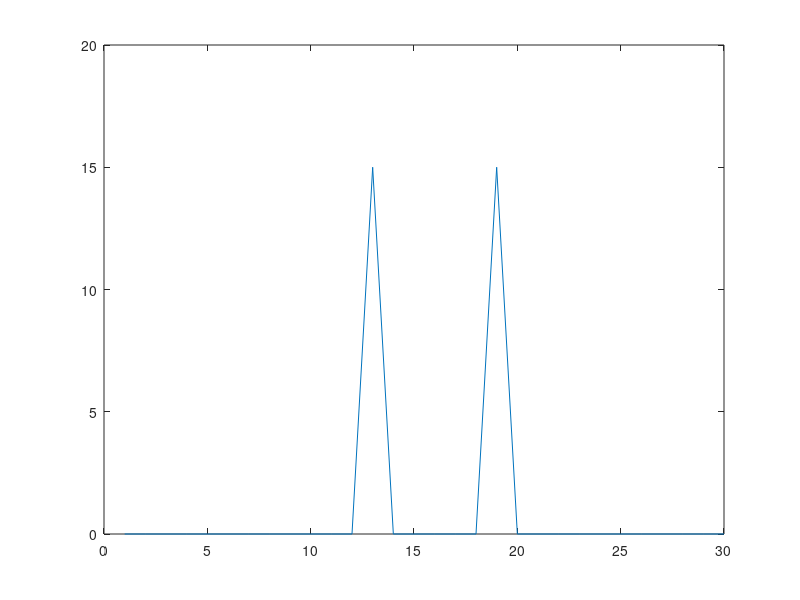
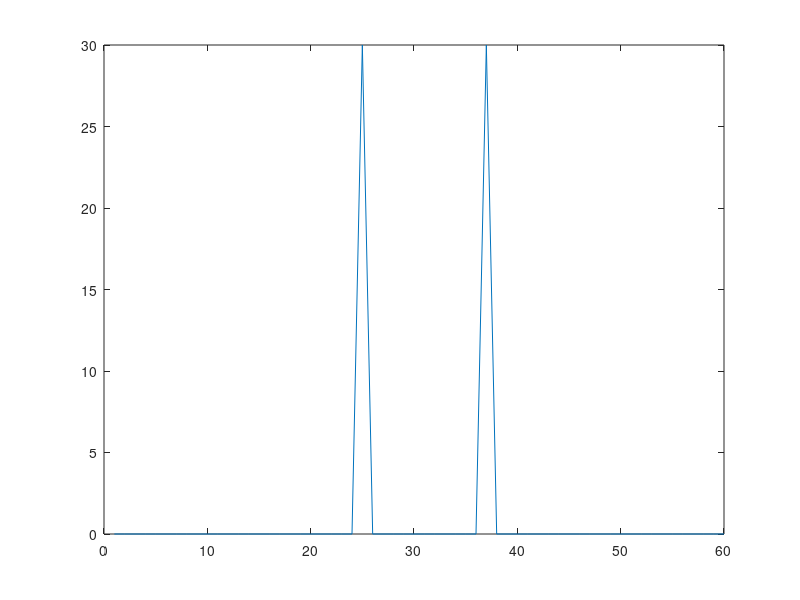

Write the MATLAB code that produced these figures, in order.
n = 0:29;
x = cos(2*pi*n/10);

% 1a
% N = 64
% spectrum = fftshift(abs(fft(x,N)));
% figure; 
% plot(spectrum);

% 1b
% spectrum = fftshift(abs(fft(x,2048)));
% spectrum2 = fftshift(abs(fft([x x],2048)));
% spectrum3 = fftshift(abs(fft([x x x],2048)));
% 
% figure; 
% plot(spectrum);
% figure; 
% plot(spectrum2);
% figure; 
% plot(spectrum3);

%1c
spectrum = fftshift(abs(fft(x,30)));
spectrum2 = fftshift(abs(fft([x x],60)));

figure; 
plot(spectrum);

figure; 
plot(spectrum2);